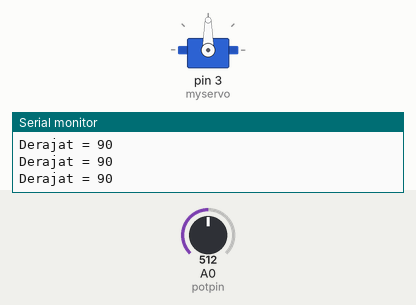
Bench run of a sketch on a simulated Arduino Uno, built with avr-gcc and run on an emulated ATmega328P. Parts: servo, the last lines printed to the serial monitor. The inputs (shaded band) are chosen by the test bench; at power-on: A0 (potpin) = 512.

Above: at 1.2 s.
1.3 s: A0 (potpin) set to 63
At 2.3 s:
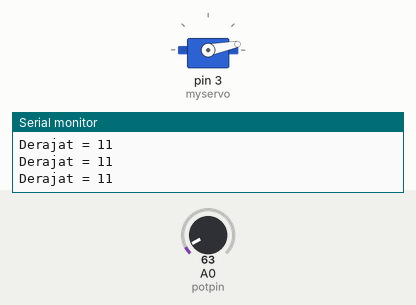
2.8 s: A0 (potpin) set to 53
At 3.4 s:
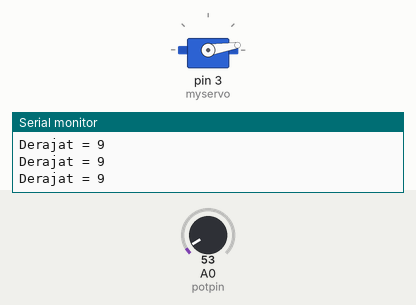
5.8 s: A0 (potpin) set to 716
At 6.9 s:
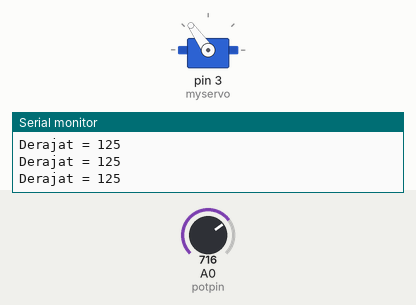
7.3 s: A0 (potpin) set to 582
At 8.1 s:
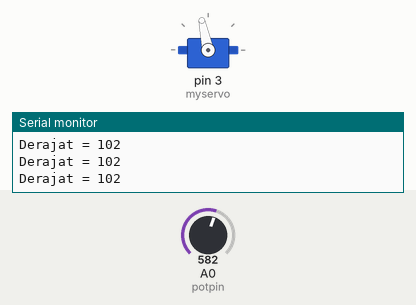
8.8 s: A0 (potpin) set to 553
At 9.3 s:
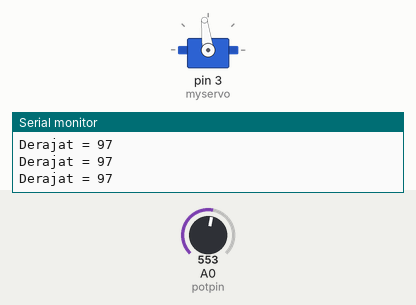
11.8 s: A0 (potpin) set to 306
At 12.6 s:
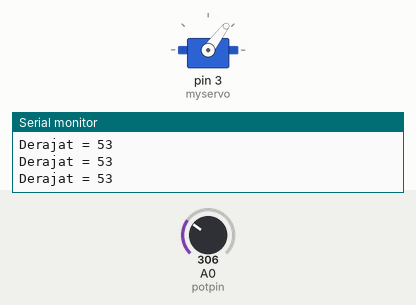
Timing chart, 0 to 14.3 s (numbered marks = the images above; inputs shaded):
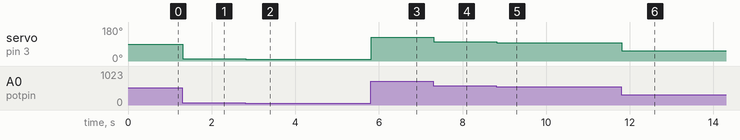

Measured:
- after the input at 1.3 s, servo on pin 3 (myservo): 90° → 11° at once
- after the input at 2.8 s, servo on pin 3 (myservo): 11° → 9° at once
- after the input at 5.8 s, servo on pin 3 (myservo): 9° → 125° at once
- after the input at 7.3 s, servo on pin 3 (myservo): 125° → 102° at once
- after the input at 8.8 s, servo on pin 3 (myservo): 102° → 97° at once
- after the input at 11.8 s, servo on pin 3 (myservo): 97° → 53° at once

The sketch:

Konfigurasi_derajar_Servo.ino
```cpp
#include <Servo.h>
Servo myservo;

#define potpin A0
int val = 0;

void setup() {
  myservo.attach(3);
  Serial.begin(9600);
}

void loop() {
  val = analogRead(potpin);
  val = map(val, 0, 1023, 0, 180);
  myservo.write(val);
  Serial.print("Derajat = ");
  Serial.println(val);
  delay(15);
}

/*  bagian kanan awal 90
 *  bagian kanan \ tambah (+- 100)
 *  bagian kanan / kurang (+- 80)
 *  bagian kiri awal 90
 *  bagian kiri / kurang (+-80)
 *  bagian kiri \ tambah (+- 100)
 */
```
